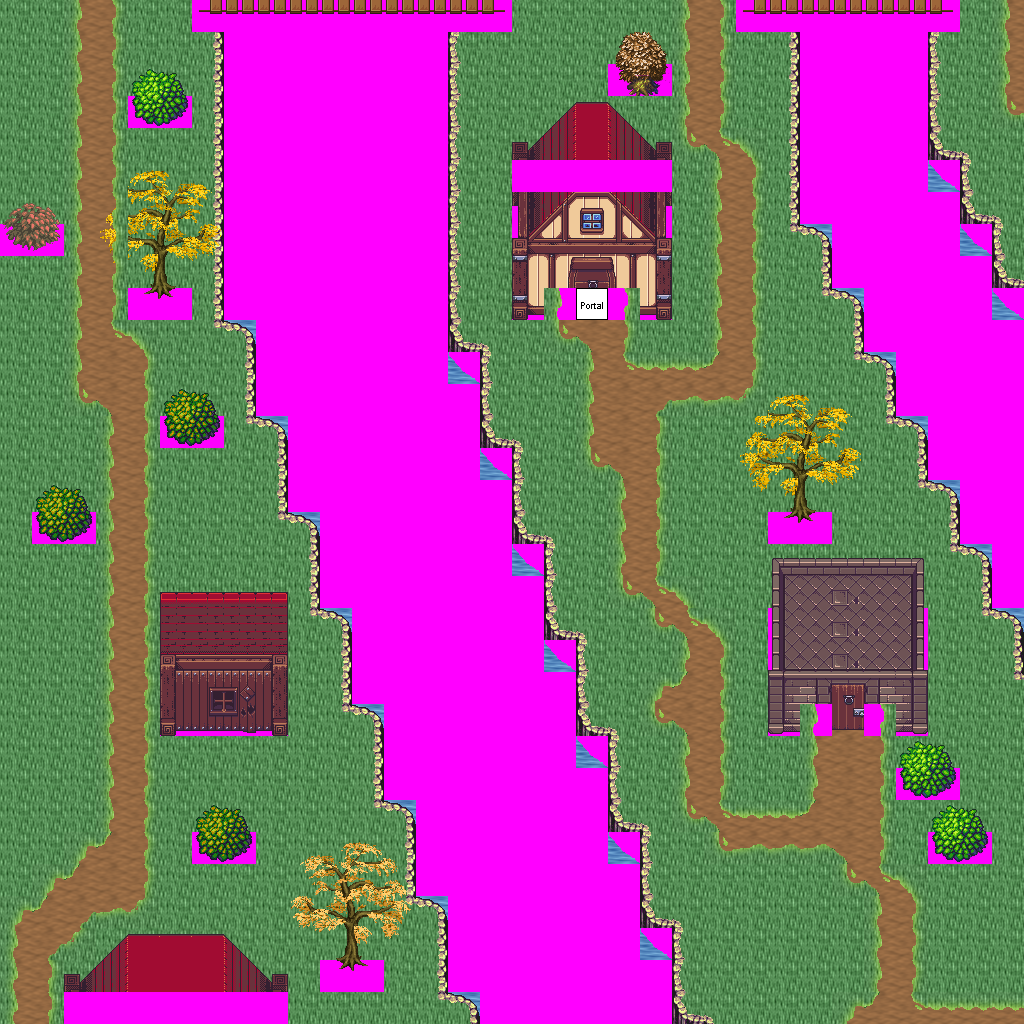

This game map was drawn from its Tiled (.tmx) file and the tilesets committed beside it. A one-line description and the trimmed map source follow:
An orthogonal 32x32 tile map with 32x32 px tiles, 7 tile layers (Ground, Objects, Above, Walkable, ...), 12 tilesets and 16 objects (8x newmap, from_west_0, from_west_1, from_north_0, from_north_1, ...).

<map version="1.0" orientation="orthogonal" width="32" height="32" tilewidth="32" tileheight="32">
 <tileset firstgid="1" name="ground_ground" tilewidth="32" tileheight="32">
  <image source="../drawable/ground_ground.png" width="96" height="352" />
 </tileset>
 <tileset firstgid="34" name="ground_water_pool_corners" tilewidth="32" tileheight="32">
  <image source="../drawable/ground_water_pool_corners.png" width="96" height="768" />
 </tileset>
 <tileset firstgid="106" name="terrain_grassland" tilewidth="32" tileheight="32">
  <image source="../drawable/terrain_grassland.png" width="256" height="352" />
 </tileset>
 <tileset firstgid="194" name="object_suspension_bridge" tilewidth="32" tileheight="32">
  <image source="../drawable/object_suspension_bridge.png" width="96" height="256" />
 </tileset>
 <tileset firstgid="218" name="ground_grass_corners" tilewidth="32" tileheight="32">
  <image source="../drawable/ground_grass_corners.png" width="192" height="128" />
 </tileset>
 <tileset firstgid="242" name="ground_grass_edges" tilewidth="32" tileheight="32">
  <image source="../drawable/ground_grass_edges.png" width="384" height="96" />
 </tileset>
 <tileset firstgid="278" name="plant_tree_fall_trees" tilewidth="32" tileheight="32">
  <image source="../drawable/plant_tree_fall_trees.png" width="256" height="160" />
 </tileset>
 <tileset firstgid="318" name="building_stone_village" tilewidth="32" tileheight="32">
  <image source="../drawable/building_stone_village.png" width="928" height="448" />
 </tileset>
 <tileset firstgid="724" name="plant_bushes_and_trees" tilewidth="32" tileheight="32">
  <image source="../drawable/plant_bushes_and_trees.png" width="512" height="289" />
 </tileset>
 <tileset firstgid="868" name="plant_bush_leafy" tilewidth="32" tileheight="32">
  <image source="../drawable/plant_bush_leafy.png" width="256" height="192" />
 </tileset>
 <tileset firstgid="916" name="logic_portal" tilewidth="32" tileheight="32">
  <image source="../drawable/logic_portal.png" width="256" height="96" />
 </tileset>
 <tileset firstgid="940" name="walkable_sentinel" tilewidth="32" tileheight="32">
  <image source="../drawable/walkable_sentinel.png" width="32" height="32" />
 </tileset>
 <layer name="Ground" width="32" height="32">
  <data>[1024 cells, 1024 non-empty, 9 distinct tile ids]</data>
 </layer>
 <layer name="Objects" width="32" height="32">
  <data>[1024 cells, 14 non-empty, 9 distinct tile ids]</data>
 </layer>
 <layer name="Above" width="32" height="32">
  <data>[1024 cells, 131 non-empty, 72 distinct tile ids]</data>
 </layer>
 <layer name="Walkable" width="32" height="32">
  <data>[1024 cells, 376 non-empty, 1 distinct tile ids]</data>
 </layer>
 <layer name="Objects_stendhal" width="32" height="32">
  <data>[1024 cells, 293 non-empty, 78 distinct tile ids]</data>
 </layer>
 <layer name="Above_stendhal" width="32" height="32">
  <data>[1024 cells, 0 non-empty, 0 distinct tile ids]</data>
 </layer>
 <layer name="Objects_stendhal2" width="32" height="32">
  <data>[1024 cells, 1 non-empty, 1 distinct tile ids]</data>
 </layer>
 <objectgroup name="Mapevents" width="32" height="32">
  <object name="exit_east_0" type="newmap" x="992" y="0" width="32" height="288">
   <properties>
    <property name="map" value="level_7_deniran_atlantis_x1_y2" />
    <property name="place" value="from_east_0" />
   </properties>
  </object>
  <object name="exit_east_1" type="newmap" x="992" y="672" width="32" height="352">
   <properties>
    <property name="map" value="level_7_deniran_atlantis_x1_y2" />
    <property name="place" value="from_east_1" />
   </properties>
  </object>
  <object name="exit_south_0" type="newmap" x="0" y="992" width="64" height="32">
   <properties>
    <property name="map" value="level_7_deniran_atlantis_x0_y3" />
    <property name="place" value="from_south_0" />
   </properties>
  </object>
  <object name="exit_south_1" type="newmap" x="288" y="992" width="192" height="32">
   <properties>
    <property name="map" value="level_7_deniran_atlantis_x0_y3" />
    <property name="place" value="from_south_1" />
   </properties>
  </object>
  <object name="exit_south_2" type="newmap" x="704" y="992" width="320" height="32">
   <properties>
    <property name="map" value="level_7_deniran_atlantis_x0_y3" />
    <property name="place" value="from_south_2" />
   </properties>
  </object>
  <object name="exit_north_0" type="newmap" x="0" y="0" width="192" height="32">
   <properties>
    <property name="map" value="level_7_deniran_atlantis_x0_y1" />
    <property name="place" value="from_north_0" />
   </properties>
  </object>
  <object name="exit_north_1" type="newmap" x="512" y="0" width="224" height="32">
   <properties>
    <property name="map" value="level_7_deniran_atlantis_x0_y1" />
    <property name="place" value="from_north_1" />
   </properties>
  </object>
  <object name="exit_north_2" type="newmap" x="960" y="0" width="64" height="32">
   <properties>
    <property name="map" value="level_7_deniran_atlantis_x0_y1" />
    <property name="place" value="from_north_2" />
   </properties>
  </object>
 </objectgroup>
 <objectgroup name="Spawn" width="32" height="32">
  <object name="from_west_0" x="992" y="128" width="32" height="32" />
  <object name="from_west_1" x="992" y="832" width="32" height="32" />
  <object name="from_north_0" x="32" y="992" width="32" height="32" />
  <object name="from_north_1" x="384" y="992" width="32" height="32" />
  <object name="from_north_2" x="864" y="992" width="32" height="32" />
  <object name="from_south_0" x="96" y="0" width="32" height="32" />
  <object name="from_south_1" x="608" y="0" width="32" height="32" />
  <object name="from_south_2" x="992" y="0" width="32" height="32" />
 </objectgroup>
 <objectgroup name="Keys" width="32" height="32" />
 <objectgroup name="Replace" width="32" height="32" />
</map>
